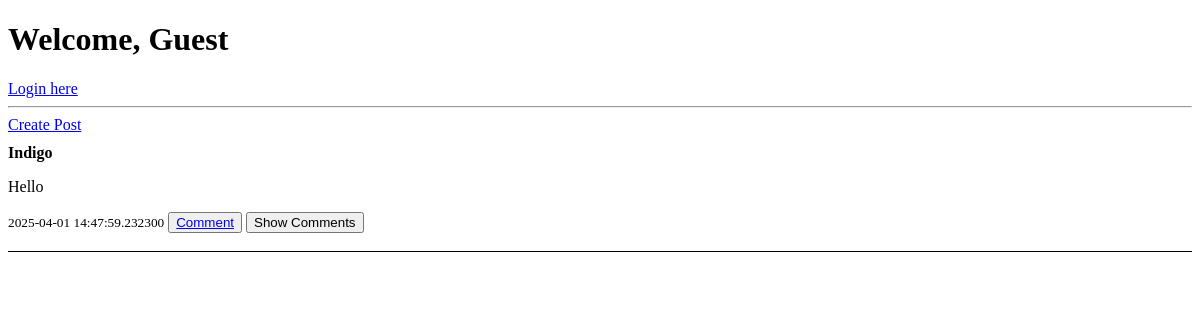
Before: / with the older database file.
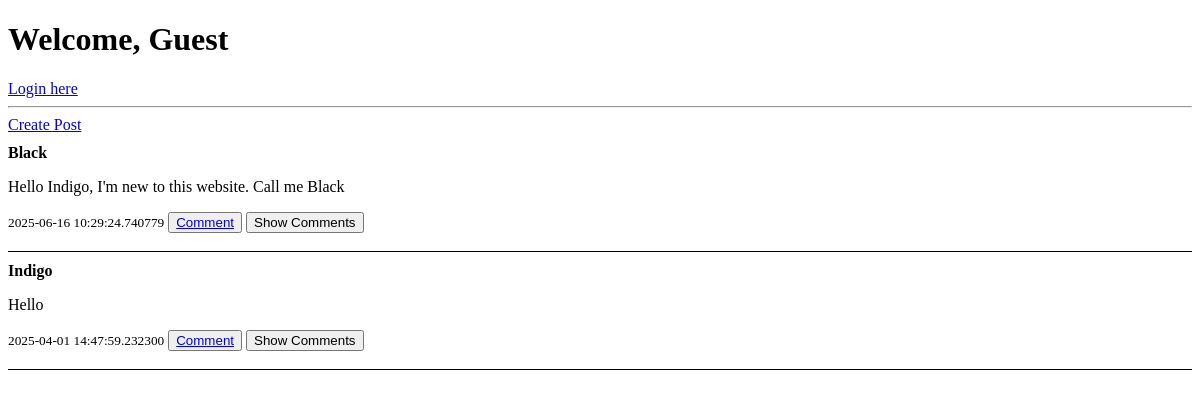
After: the same page with the newer database file.
### app/models.py (models this page shows, shortened)
class Post(db.Model):
    id = db.Column(db.Integer, primary_key=True)
    user_id = db.Column(db.Integer, db.ForeignKey('user.id'), nullable=False)
    content = db.Column(db.Text, nullable=False)
    timestamp = db.Column(db.DateTime, default=datetime.utcnow)
    likes = db.relationship('Likes', backref='Post', cascade='all, delete')

class User(UserMixin, db.Model):
    id = db.Column(db.Integer, primary_key=True)
    username = db.Column(db.String(100), unique=True, nullable=False)
    password_hash = db.Column(db.String(255), nullable=False)
    email = db.Column(db.String(100), unique=True, nullable=False)
    timestamp = db.Column(db.DateTime, default=datetime.utcnow)
    post = db.relationship('Post', backref='user', cascade='all, delete')
    likes = db.relationship('Likes', backref='User', cascade='all, delete')

### app/app.py (the view)
@app.route('/')
def index():
    user = current_user
    posts = Post.query.order_by(Post.timestamp.desc()).all()
    comments = Comment.query.all()
    return render_template('index.html', user=user, posts=posts, comments=comments)

### app/templates/index.html (shortened to what this page needs)
{% extends 'layout.html' %}
{% block body %}
    <h1>Welcome, {% if user.is_authenticated %}<a href="{{ url_for('profile', user_id=current_user.id) }}">{{ current_user.username }}!</a>{% else %}Guest{% endif %}</h1>
    {% if not user.is_authenticated %}
        <a href="{{ url_for('login') }}">Login here</a>
    {% else %}
        <a href="{{ url_for('logout')}}">Logout</a>
    {% endif %}
    <hr>
    <div class="create-post">
        <a href="{{ url_for('new_post') }}">Create Post</a>
    </div>
    <div class="all-posts">
        {% for post in posts %}
            <div style="border-bottom: 1px solid black; margin-top: 10px;" id="post">
                <strong>{{ post.user.username }}</strong>
                <p>{{ post.content }}</p>
                <small>{{ post.timestamp }}</small>
                <button><a href="{{ url_for('comment', post_id=post.id) }}">Comment</a></button>
                 {% if post.comments %}
                 <button class="comment-button" data-post-id="{{ post.id }}">Show Comments</button>
                 <br><br>
                {% endif %}
            </div>
        {% else %}
            <p>No post found</p>
        {% endfor %}
    </div>
{% endblock %}

### app/templates/layout.html (shortened to what this page needs)
<!DOCTYPE html>
<html lang="en">
<head>
    <link rel="stylesheet" type="text/css" href="static/styles.css">
</head>
<body>
    {% block body %}
    {% endblock %}
</body>
</html>

Changed rows visible on the page:
added Post: user.username "Black", content "Hello Indigo, I'm new to this website. Call me Black", timestamp "2025-06-16 10:29:24.740779"
